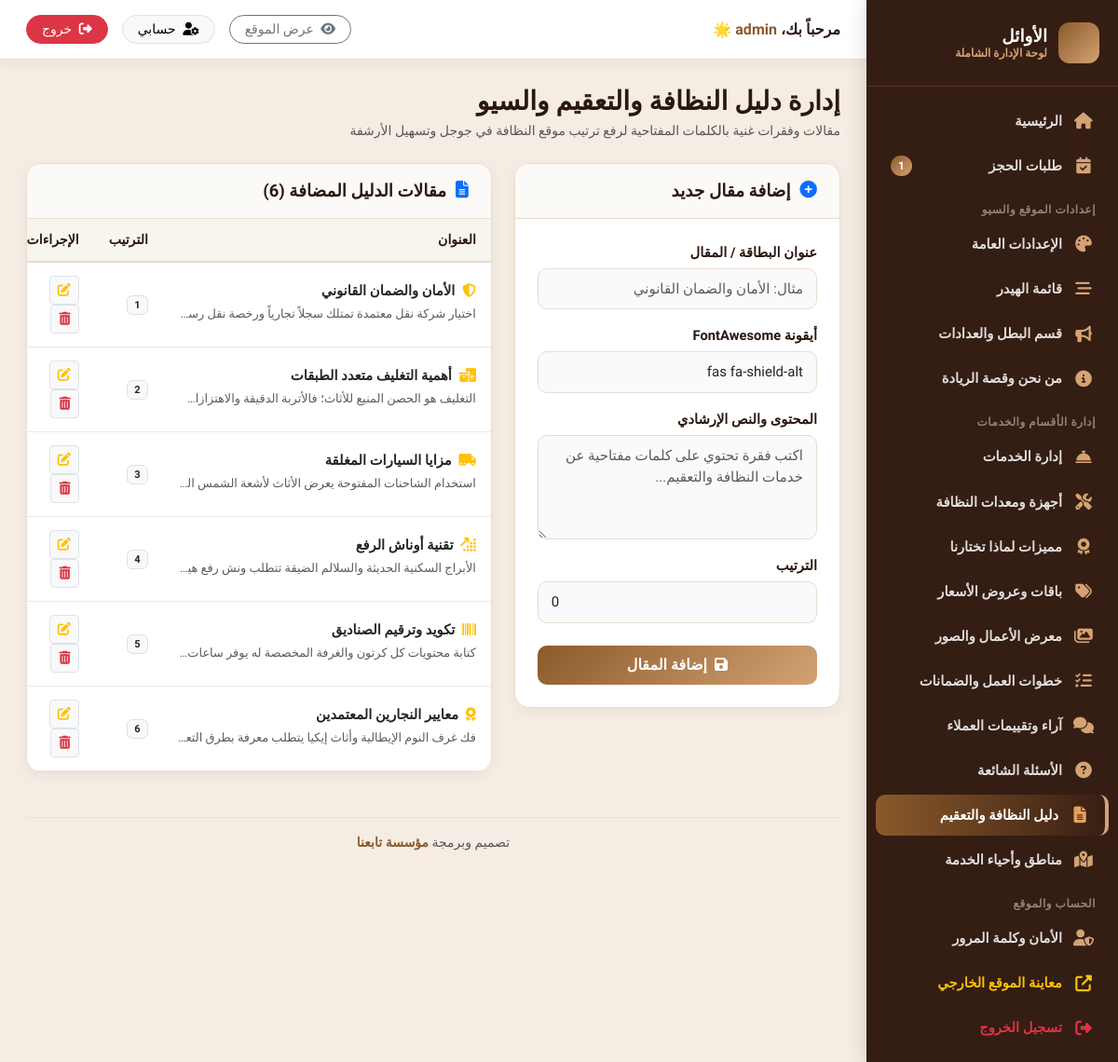
The app's page /admin/seo_guide.php (signed in), older data.
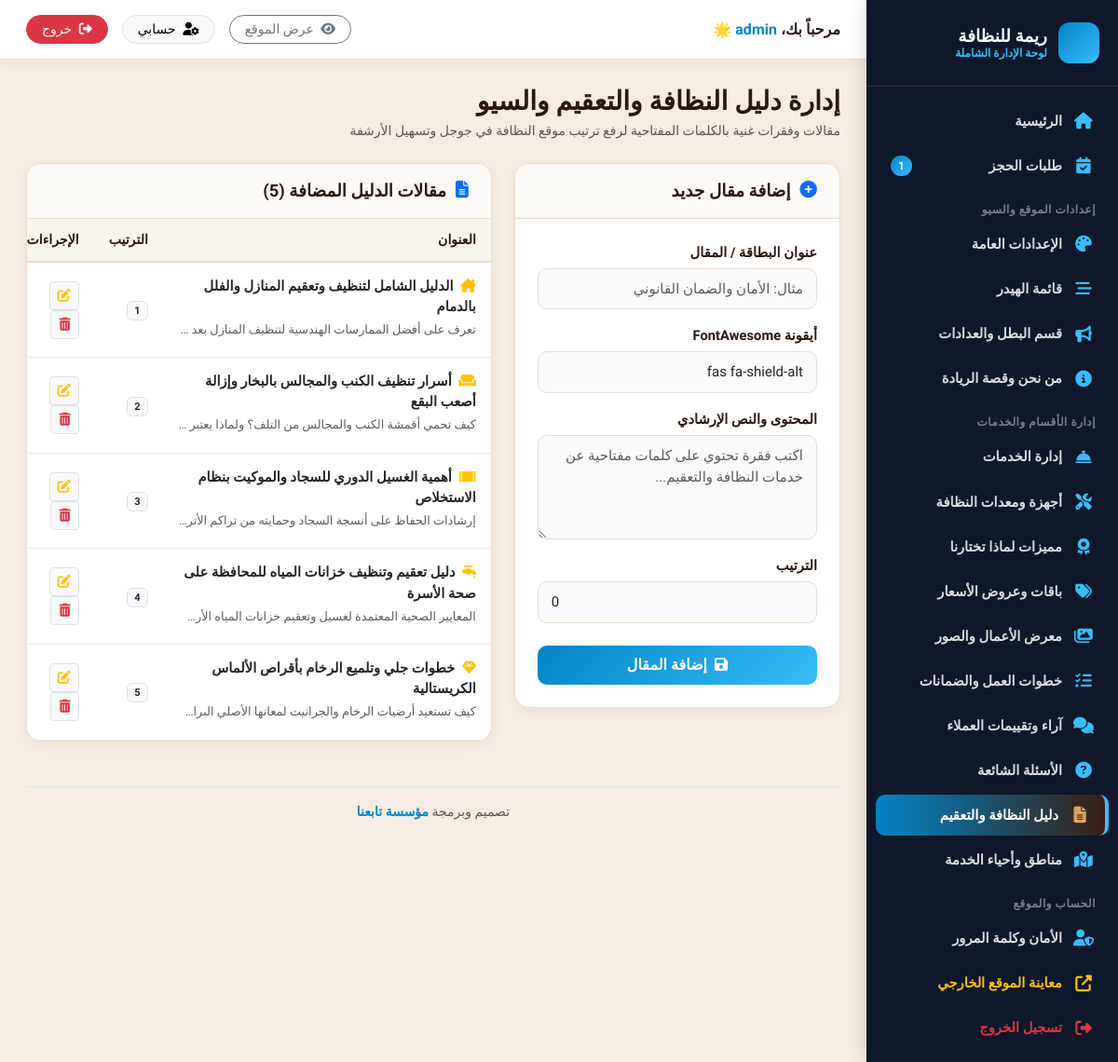
The same page, newer data.
### tables this page shows
CREATE TABLE seo_articles (
  id INTEGER PRIMARY KEY AUTOINCREMENT,
  icon TEXT NOT NULL,
  title TEXT NOT NULL,
  description TEXT NOT NULL,
  sort_order INTEGER DEFAULT 0
);

### includes/functions.php (called while the page is built, shortened)
<?php
function get_all_settings() {
    return $GLOBALS['_cached_settings'];
}
function get_setting($key, $default = '') {
    $settings = get_all_settings();
    return isset($settings[$key]) && $settings[$key] !== '' ? $settings[$key] : $default;
}

### admin/seo_guide.php (the view, shortened to what the changed rows need)
<?php
require_once __DIR__ . '/includes/admin_header.php';
$articles = $pdo->query("SELECT * FROM seo_articles ORDER BY sort_order ASC, id ASC")->fetchAll();
?>
<div class="row g-4">
  <div class="col-lg-7">
    <div class="content-card">
      <div class="content-card-header">
        <h5><i class="fas fa-file-alt text-primary"></i> مقالات الدليل المضافة (<?= count($articles) ?>)</h5>
      </div>
      <div class="content-card-body p-0">
        <div class="table-responsive">
          <table class="table table-hover align-middle mb-0">
            <thead>
              <tr>
                <th>العنوان</th>
                <th>الترتيب</th>
                <th width="120">الإجراءات</th>
              </tr>
            </thead>
            <tbody>
              <?php foreach ($articles as $art): ?>
              <tr>
                <td>
                  <strong class="d-block text-dark mb-1">
                    <i class="<?= htmlspecialchars($art['icon']) ?> text-warning me-1"></i>
                    <?= htmlspecialchars($art['title']) ?>
                  </strong>
                  <small class="text-muted text-truncate d-inline-block" style="max-width:320px;"><?= htmlspecialchars($art['description']) ?></small>
                </td>
                <td><span class="badge bg-light text-dark border"><?= $art['sort_order'] ?></span></td>
                <td>
                  <a href="seo_guide.php?edit_id=<?= $art['id'] ?>" class="btn btn-sm btn-light border" title="تعديل">
                    <i class="fas fa-edit text-warning"></i>
                  </a>
                  <a href="seo_guide.php?delete_id=<?= $art['id'] ?>" class="btn btn-sm btn-light border confirm-delete" title="حذف">
                    <i class="fas fa-trash-alt text-danger"></i>
                  </a>
                </td>
              </tr>
              <?php endforeach; ?>
            </tbody>
          </table>
        </div>
      </div>
    </div>
  </div>
</div>
<?php require_once __DIR__ . '/includes/admin_footer.php'; ?>

### admin/includes/admin_header.php (shortened to what the changed rows need)
<?php
require_once __DIR__ . '/../../includes/functions.php';
$current_page = basename($_SERVER['PHP_SELF']);
try {
    $new_bookings_count = (int)$pdo->query("SELECT COUNT(*) FROM bookings WHERE status = 'new'")->fetchColumn();
} catch (Exception $e) {
    $new_bookings_count = 0;
}
$site_short_name = get_setting('site_short_name', 'ريمة للنظافة');
?>
<!DOCTYPE html>
<html lang="ar" dir="rtl">
<head>
  <link rel="stylesheet" href="https://cdn.jsdelivr.net/npm/bootstrap@5.3.2/dist/css/bootstrap.rtl.min.css">
  <link rel="stylesheet" href="https://cdnjs.cloudflare.com/ajax/libs/font-awesome/6.5.1/css/all.min.css">
  <link rel="stylesheet" href="/admin/assets/css/admin.css">
</head>
<body>
<div class="admin-wrapper">
  <aside class="admin-sidebar">
    <div class="sidebar-header">
      <div class="sidebar-brand-icon"><i class="fas fa-sparkles"></i></div>
      <div class="sidebar-brand-title">
        <?= htmlspecialchars($site_short_name) ?>
        <small>لوحة الإدارة الشاملة</small>
      </div>
    </div>
    <ul class="sidebar-menu">
      <li>
        <a href="index.php" class="sidebar-link <?= $current_page == 'index.php' ? 'active' : '' ?>">
          <i class="fas fa-home"></i> الرئيسية
        </a>
      </li>
      <li>
        <a href="bookings.php" class="sidebar-link <?= $current_page == 'bookings.php' ? 'active' : '' ?>">
          <i class="fas fa-calendar-check"></i> طلبات الحجز
          <?php if ($new_bookings_count > 0): ?>
            <span class="sidebar-badge"><?= $new_bookings_count ?></span>
          <?php endif; ?>
        </a>
      </li>
      <li>
        <a href="settings.php" class="sidebar-link <?= $current_page == 'settings.php' ? 'active' : '' ?>">
          <i class="fas fa-palette"></i> الإعدادات العامة
        </a>
      </li>
      <li>
        <a href="nav.php" class="sidebar-link <?= $current_page == 'nav.php' ? 'active' : '' ?>">
          <i class="fas fa-bars-staggered"></i> قائمة الهيدر
        </a>
      </li>
      <li>
        <a href="hero.php" class="sidebar-link <?= $current_page == 'hero.php' ? 'active' : '' ?>">
          <i class="fas fa-bullhorn"></i> قسم البطل والعدادات
        </a>
      </li>
      <li>
        <a href="about.php" class="sidebar-link <?= $current_page == 'about.php' ? 'active' : '' ?>">
          <i class="fas fa-info-circle"></i> من نحن وقصة الريادة
        </a>
      </li>
      <li>
        <a href="services.php" class="sidebar-link <?= $current_page == 'services.php' ? 'active' : '' ?>">
          <i class="fas fa-concierge-bell"></i> إدارة الخدمات
        </a>
      </li>
      <li>
        <a href="fleet.php" class="sidebar-link <?= $current_page == 'fleet.php' ? 'active' : '' ?>">
          <i class="fas fa-tools"></i> أجهزة ومعدات النظافة
        </a>
      </li>
      <li>
        <a href="whyus.php" class="sidebar-link <?= $current_page == 'whyus.php' ? 'active' : '' ?>">
          <i class="fas fa-award"></i> مميزات لماذا تختارنا
        </a>
      </li>
      <li>
        <a href="packages.php" class="sidebar-link <?= $current_page == 'packages.php' ? 'active' : '' ?>">
          <i class="fas fa-tags"></i> باقات وعروض الأسعار
        </a>
      </li>
      <li>
        <a href="gallery.php" class="sidebar-link <?= $current_page == 'gallery.php' ? 'active' : '' ?>">
          <i class="fas fa-images"></i> معرض الأعمال والصور
        </a>
      </li>
      <li>
        <a href="process_guarantees.php" class="sidebar-link <?= $current_page == 'process_guarantees.php' ? 'active' : '' ?>">
          <i class="fas fa-tasks"></i> خطوات العمل والضمانات
        </a>
      </li>
      <li>
        <a href="testimonials.php" class="sidebar-link <?= $current_page == 'testimonials.php' ? 'active' : '' ?>">
          <i class="fas fa-comments"></i> آراء وتقييمات العملاء
        </a>
      </li>
      <li>
        <a href="faqs.php" class="sidebar-link <?= $current_page == 'faqs.php' ? 'active' : '' ?>">
          <i class="fas fa-question-circle"></i> الأسئلة الشائعة
        </a>
      </li>
      <li>
        <a href="areas.php" class="sidebar-link <?= $current_page == 'areas.php' ? 'active' : '' ?>">
          <i class="fas fa-map-marked-alt"></i> مناطق وأحياء الخدمة
        </a>
      </li>
      <li>
        <a href="profile.php" class="sidebar-link <?= $current_page == 'profile.php' ? 'active' : '' ?>">
          <i class="fas fa-user-shield"></i> الأمان وكلمة المرور
        </a>
      </li>
    </ul>
  </aside>
  <div class="admin-main">
    <header class="admin-topbar">
      <div class="fw-bold d-none d-md-block" style="color:var(--text-dark);">
        مرحباً بك، <span style="color:var(--primary);"><?= htmlspecialchars($_SESSION['admin_username'] ?? 'المدير') ?></span> 🌟
      </div>
    </header>
    <main class="admin-content">

### admin/includes/admin_footer.php (shortened to what the changed rows need)
      <footer class="text-center py-3 text-muted small mt-4 border-top">
        تصميم وبرمجة <a href="https://tab3na.com" target="_blank" rel="noopener" class="text-decoration-none fw-bold" style="color:var(--sidebar-active, #8B5A2B);">مؤسسة تابعنا</a>
      </footer>
    </main>
  </div>
</div>
</body>
</html>

Row changes from the older to the newer data that the page shows:
removed seo_articles: title "الأمان والضمان القانوني", sort_order "1"
removed seo_articles: title "أهمية التغليف متعدد الطبقات", sort_order "2"
removed seo_articles: title "مزايا السيارات المغلقة", sort_order "3"
removed seo_articles: title "تقنية أوناش الرفع", sort_order "4"
removed seo_articles: title "تكويد وترقيم الصناديق", sort_order "5"
removed seo_articles: title "معايير النجارين المعتمدين", sort_order "6"
added seo_articles: title "الدليل الشامل لتنظيف وتعقيم المنازل والفلل بالدمام", sort_order "1"
added seo_articles: title "أسرار تنظيف الكنب والمجالس بالبخار وإزالة أصعب البقع", sort_order "2"
added seo_articles: title "أهمية الغسيل الدوري للسجاد والموكيت بنظام الاستخلاص", sort_order "3"
added seo_articles: title "دليل تعقيم وتنظيف خزانات المياه للمحافظة على صحة الأسرة", sort_order "4"
added seo_articles: title "خطوات جلي وتلميع الرخام بأقراص الألماس الكريستالية", sort_order "5"
Text that changed along with them:
$site_short_name: "الأوائل" → "ريمة للنظافة"
count($articles): "6" → "5"
